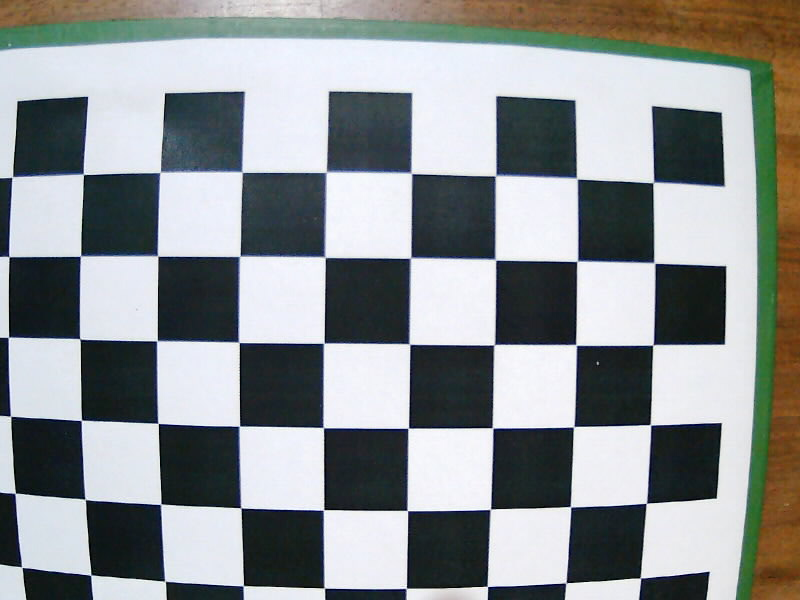
#> input picture calibration/b-my_photo-4.jpg, 800 x 600 px, given in place of img22.jpg, which was not available
$ python docuscan_oldschool.py ../calibration/b-my_photo-4.jpg
#> lines starting #> are read from the running program, lines starting #| are printed output that depends on the picture; after the words box and inside, x2 and y2 are one past the last pixel; in counts of white or black regions, pixels touching at a corner belong together; pictures that were not available may be replaced by others from this repository, and a replacement may not be noted
### docuscan/image_utils.py
import cv2
import numpy as np

def remove_text_with_morphology(img):
    kernel = np.ones((5,5),np.uint8)
    img = cv2.morphologyEx(img, cv2.MORPH_CLOSE, kernel, iterations= 3)

    return img

def remove_background(img):
    mask = np.zeros(img.shape[:2],np.uint8)
    bgdModel = np.zeros((1,65),np.float64)
    fgdModel = np.zeros((1,65),np.float64)
    rect = (5,5,img.shape[1]-5,img.shape[0]-5)

    # applying grabCut for foreground extraction
    cv2.grabCut(img,mask,rect,bgdModel,fgdModel,5,cv2.GC_INIT_WITH_RECT)

    mask2 = np.where((mask==2)|(mask==0),0,1).astype('uint8')
    img = img*mask2[:,:,np.newaxis]

    return img

def edge_detection(img):
    gray = cv2.cvtColor(img, cv2.COLOR_BGR2GRAY)
    gray = cv2.GaussianBlur(gray, (11, 11), 0)
    # Edge Detection.
    canny = cv2.Canny(gray, 100, 200)
    canny = cv2.dilate(canny, cv2.getStructuringElement(cv2.MORPH_ELLIPSE,(5,5)))

    return canny

def find_contours(img, canny):
    # Finding contours for the detected edges.
    contours, hierarchy = cv2.findContours(canny, cv2.RETR_LIST, cv2.CHAIN_APPROX_NONE)
    # Keeping only the largest detected contour.
    page = sorted(contours, key=cv2.contourArea, reverse=True)[:5]

    # con = np.zeros_like(img)
    # con = cv2.drawContours(con, page, -1, (0, 255, 255), 3)
    # showSimpleImage(con)

    return page

# [18 lines left out: function order_points, not called in this run]

def find_corners(img, page):
    con = np.zeros_like(img)
    # Loop over the contours.
    for c in page:
        # Approximate the contour.
        arc_length = cv2.arcLength(c, True)
        if arc_length < 1000:
            break
        epsilon = 0.02 * arc_length
        corners = cv2.approxPolyDP(c, epsilon, True)
        # If our approximated contour has four points
        if len(corners) == 4:
            break
    # cv2.drawContours(con, c, -1, (0, 255, 255), 3)
    # cv2.drawContours(con, corners, -1, (0, 255, 0), 20)
    # Sorting the corners and converting them to desired shape.
    if arc_length >= 1000 and len(corners) == 4:
        corners = sorted(np.concatenate(corners).tolist())
        corners = order_points(corners)
    else:
        corners = []

    # [12 lines of commented-out code are left out]

    return [arc_length >= 1000 and len(corners) == 4, corners]

# [30 lines left out: functions calculate_destination_corners, transform_image, not called in this run]

def process_image(img):
    orig_img = img.copy()
    images = []

    img = remove_text_with_morphology(img)
    images.append(img.copy())
    img = remove_background(img)
    images.append(img.copy())
    canny = edge_detection(img)
    images.append(canny.copy())
    page = find_contours(img, canny)
    ret, corners = find_corners(img, page)

    if ret:
        again = False
        destination_corners = calculate_destination_corners(corners)
        final_img = transform_image(orig_img, corners, destination_corners)
    else:
        print('No corners')
        again = True
        final_img = np.zeros_like(orig_img)

    return [again, final_img, images]

### docuscan/image_processor.py
import queue, threading, cv2
import time

from image_utils import process_image


class ImageProcessor:
    def __init__(self):
        self.in_q = queue.Queue(1)
        self.out_q = queue.Queue()
        self.lock = threading.Lock()
        t = threading.Thread(target=self._processor)
        t.daemon = True
        t.start()

    # read frames as soon as they are available, keeping only most recent one
    def _processor(self):
        while True:
            img = self.in_q.get(True)
            print('Start processing')
            again, final_img, images = process_image(img)
            if again:
                print('processing failed')
            else:
                print('processing done.')
            self.out_q.put([again, True, final_img, images])
            time.sleep(0.01)

    # [13 lines left out: functions put, pop, not called in this run]

### docuscan/docuscan_oldschool.py
import cv2
import numpy as np
import matplotlib.pyplot as plt
import sys

# https://www.youtube.com/live/FmtwcqKdXKQ
# all the code here is from Dr. Satya Mallick's colab

import cv2, queue, threading, time
from collections import deque

from image_processor import ImageProcessor
from image_utils import process_image
from video_capture import VideoCapture

def resizeImg(img):
    dim_limit = 1080
    max_dim = max(img.shape)
    if max_dim > dim_limit:
        resize_scale = dim_limit / max_dim
        img = cv2.resize(img, None, fx=resize_scale, fy=resize_scale)

    return img

'''return [end_prog, stable]'''
def check_changes(img, img_old):
    absdiff = np.average(cv2.absdiff(img, img_old))
    print(absdiff)
    if cv2.waitKey(10) & 0xFF == ord('q'):
        return [True, None]
    if absdiff >= 5:
        print('image is changing')
        return [False, False]

    return [False, True]

def main():
    USE_CAM = not len(sys.argv)>1
    prev_stable = False
    imageProcessor = ImageProcessor()

    if USE_CAM:
        cap = VideoCapture()
        ret, img_old = cap.read()
        if not ret:
            print('Image is unavailable')
            return

    while True:
        time.sleep(0.1)
        if USE_CAM:
            again, valid_final_image, final_image, images = imageProcessor.pop()
            for idx, im in enumerate(images):
                cv2.imshow('step-%d' % idx, im)
            if valid_final_image:
                cv2.imshow('output', final_image)
            ret, img = cap.read()
            if not ret:
                print('Image is unavailable')
                break
            else:
                cv2.imshow('input', img)

            end_prog, stable = check_changes(img, img_old)
            img_old = img.copy()
            if end_prog:
                break
            if stable and (not prev_stable or again):
                imageProcessor.put(img.copy())
        else:
            img = cv2.imread('img22.jpg', cv2.IMREAD_COLOR)
#> img is the input picture: shape (600, 800, 3); mean B, G, R 146, 145.1, 140.8
            img = resizeImg(img)
            final_img = process_image(img)
#> in remove_background, `img = img*mask2[:,:,np.newaxis]`:
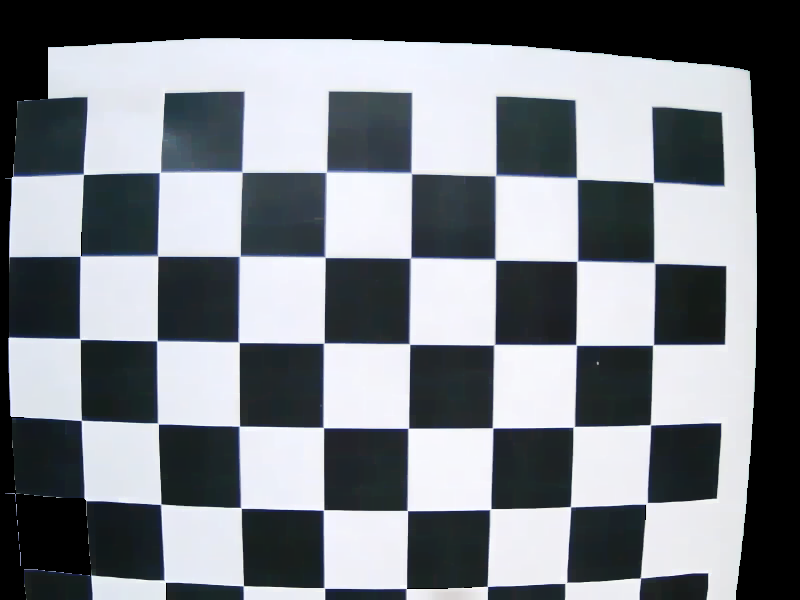
#> img: shape (600, 800, 3); mean of channels 0, 1, 2 133.3, 127.6, 123.1; drawn as B, G, R
#> in edge_detection, `gray = cv2.cvtColor(img, cv2.COLOR_BGR2GRAY)`:
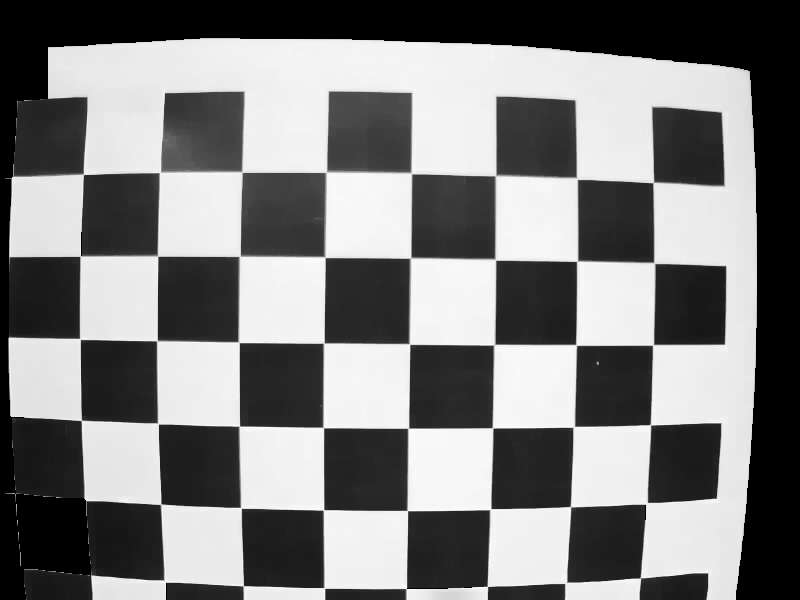
#> gray: shape (600, 800); min 0, max 254, mean 126.9
#> in edge_detection, `gray = cv2.GaussianBlur(gray, (11, 11), 0)`:
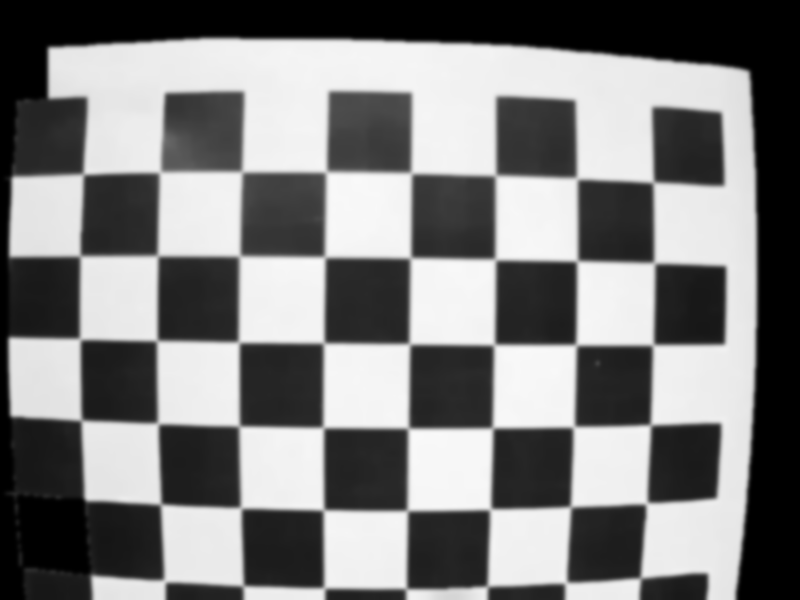
#> gray: shape (600, 800); min 0, max 249, mean 126.9
#> in edge_detection, `canny = cv2.Canny(gray, 100, 200)`:
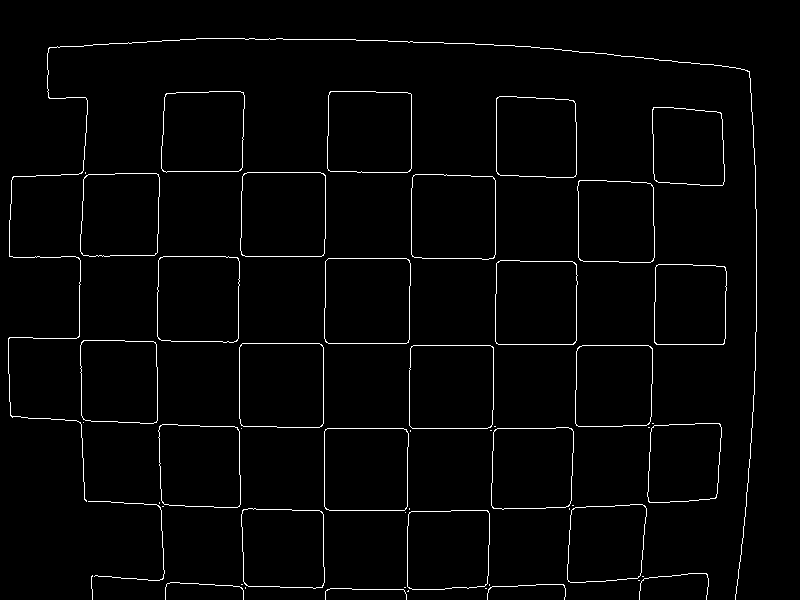
#> canny: shape (600, 800); 2.1% white in thin lines or dots, all inside (x1, y1, x2, y2) = (8, 38, 757, 600)
#> in edge_detection, `canny = cv2.dilate(canny, cv2.getStructuringElement(cv2.MORPH_ELLIPSE,..`:
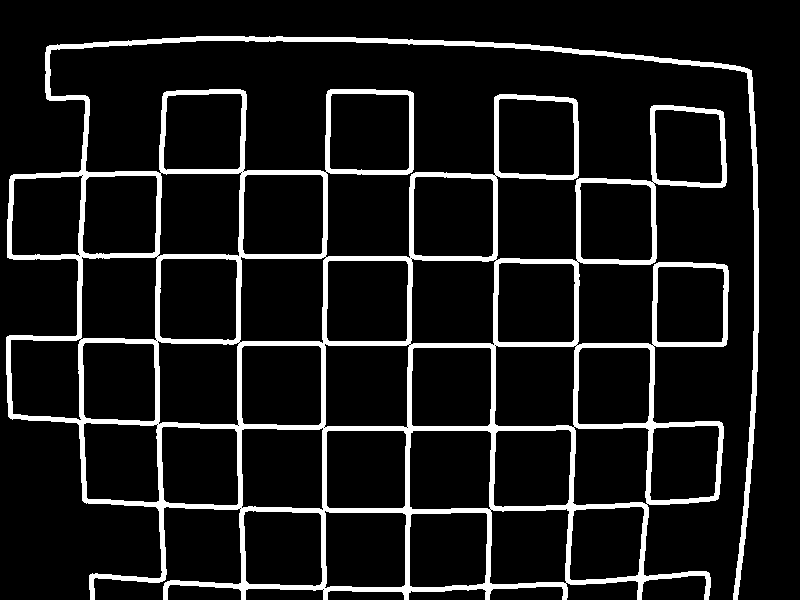
#> canny: shape (600, 800); 10.3% white; 1 white region
#> in find_contours, `contours, hierarchy = cv2.findContours(canny, cv2.RETR_LIST, cv2.CHAIN..`: contours = 61 contours, 22 with area under 20; largest, box (x1, y1, x2, y2) and area: (6, 36, 759, 600) 262971, (239, 256, 327, 344) 6850, (410, 258, 497, 346) 6832, (324, 343, 410, 428) 6678, (326, 260, 409, 342) 6521
#> in find_contours, `page = sorted(contours, key=cv2.contourArea, reverse=True)[:5]`: page = 5 contours; box (x1, y1, x2, y2) and area: (6, 36, 759, 600) 262971, (239, 256, 327, 344) 6850, (410, 258, 497, 346) 6832, (324, 343, 410, 428) 6678, (326, 260, 409, 342) 6521
#> the loop in find_corners, `for c in page:` made 2 passes
#> (arc_length, epsilon) on pass 1: (8031.1, 160.6)
#> arc_length on pass 2: 346.9
#> in process_image, `ret, corners = find_corners(img, page)`: ret = False; corners = []
#> final_img = 3 items
            cv2.imshow('output', final_img)

        if not USE_CAM:
            cv2.waitKey(0)
            break

#> (the run stopped early here; a loop or call above may not have finished)

$ run again, on calibration/b-my_photo-5.jpg
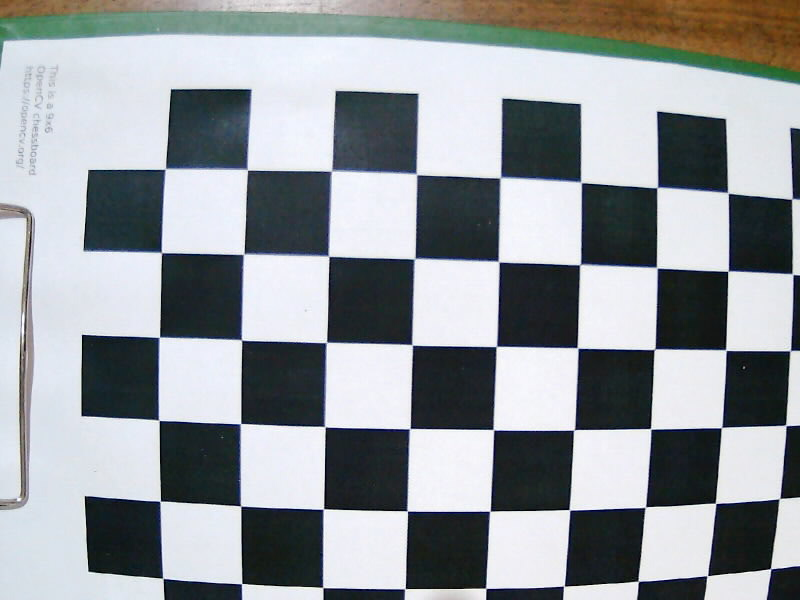
#> input picture calibration/b-my_photo-5.jpg, 800 x 600 px, given in place of img22.jpg, which was not available
#> in main, img is the input picture: shape (600, 800, 3); mean B, G, R 156.7, 153, 148.2
#> in edge_detection, `canny = cv2.Canny(gray, 100, 200)`:
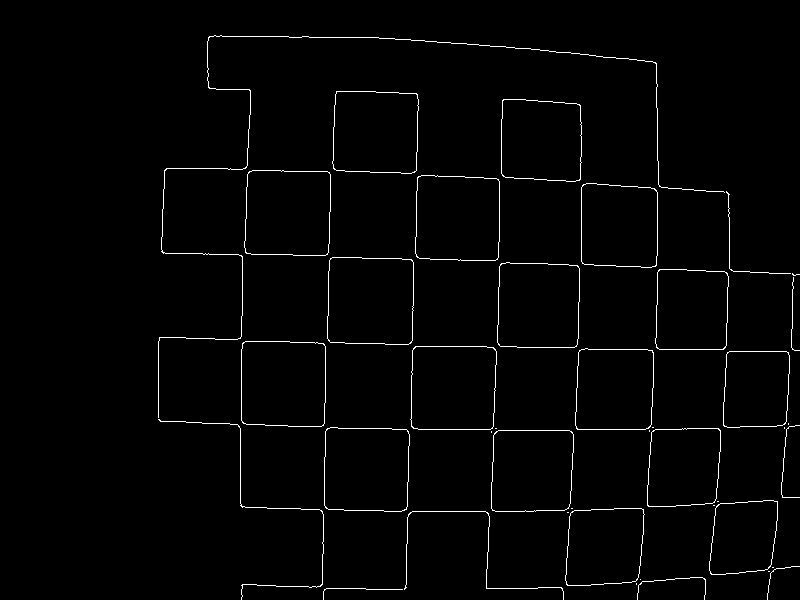
#> canny: shape (600, 800); 1.6% white in thin lines or dots, all inside (x1, y1, x2, y2) = (158, 35, 800, 600)
#> in edge_detection, `canny = cv2.dilate(canny, cv2.getStructuringElement(cv2.MORPH_ELLIPSE,..`:
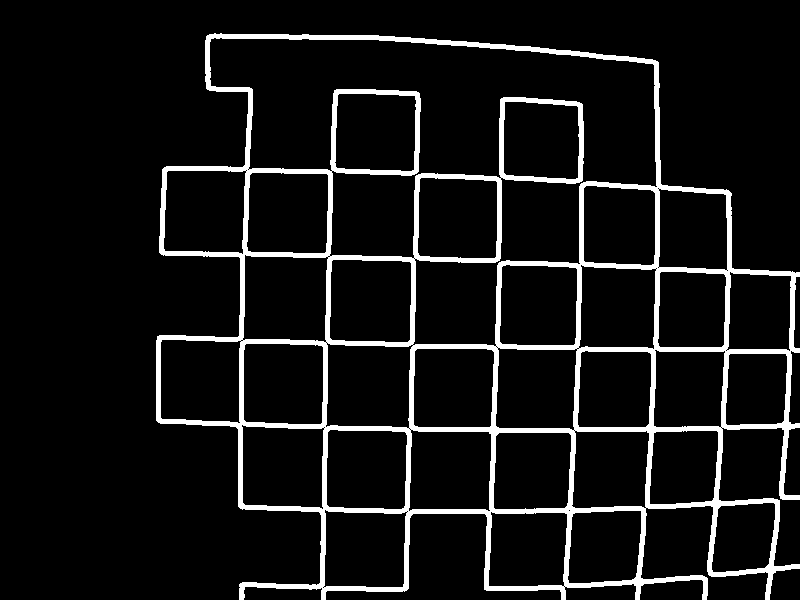
#> canny: shape (600, 800); 8.2% white; 1 white region
#> contours = 56 contours, 23 with area under 20; largest, box (x1, y1, x2, y2) and area: (156, 33, 800, 600) 269684, (209, 37, 658, 347) 60095, (242, 254, 329, 343) 6845, (325, 342, 414, 429) 6706, (329, 259, 412, 343) 6556
#> in find_contours, `page = sorted(contours, key=cv2.contourArea, reverse=True)[:5]`: page = 5 contours; box (x1, y1, x2, y2) and area: (156, 33, 800, 600) 269684, (209, 37, 658, 347) 60095, (242, 254, 329, 343) 6845, (325, 342, 414, 429) 6706, (329, 259, 412, 343) 6556
#> the loop in find_corners, `for c in page:` made 3 passes
#> (arc_length, epsilon) on passes 1 to 2: (3776.6, 75.53), (2530.6, 50.61)
#> ret = False; corners = []
#> final_img = 3 items
